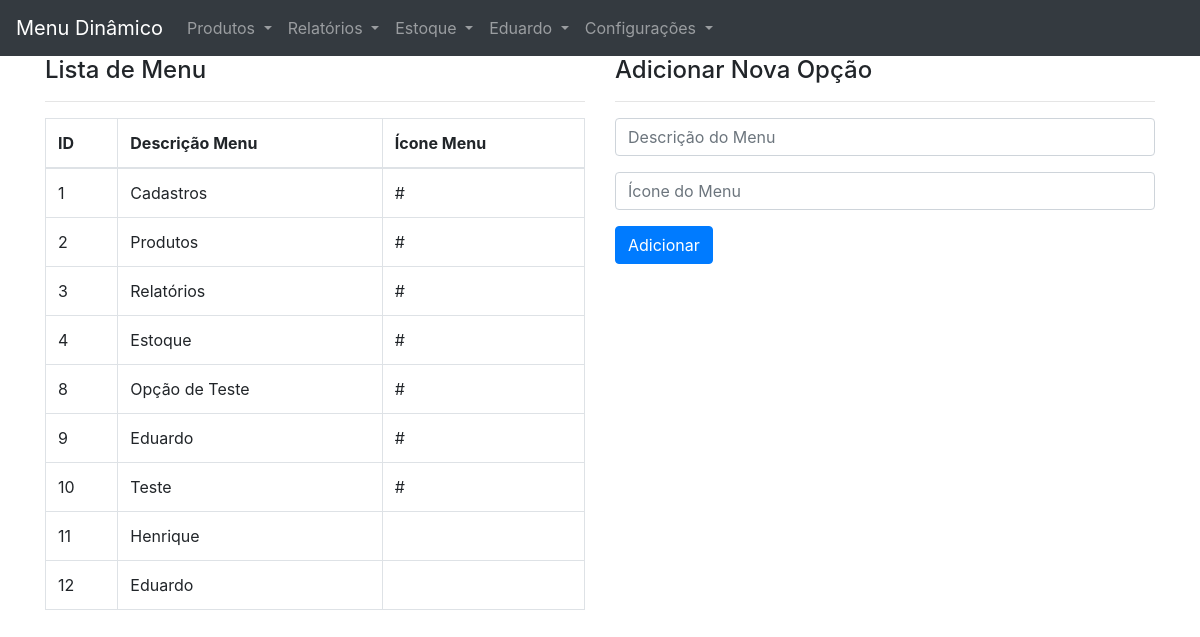
The page /cadastrar_menu.php on the database its author committed.
### tables this page shows
CREATE TABLE `menus` (
  `ID` int(11) NOT NULL,
  `DESCRICAO` varchar(50) NOT NULL,
  `ICONE` varchar(50) NOT NULL,
  `ME_STATUS` varchar(50) NOT NULL
);

### conexao.php (called while the page is built, shortened)
<?php
$USUARIO = 'eduardo.garcia';
?>

### cadastrar_menu.php (the view, shortened to what this page needs)
<!DOCTYPE html>
<html>
<?php include 'cabecalho.php';?>
<body>
<?php include 'menu.php';?>
<div class="container">
	<div class="row">
		<div class="col-md-6">
			<h4>Lista de Menu</h4>
			<hr>
			<table class="table table-bordered">
				<thead>
					<tr>
						<th>ID</th>
						<th>Descrição Menu</th>
						<th>Ícone Menu</th>
					</tr>
				</thead>
				<tbody>
						<?php
						include 'conexao.php';
						$menulistqry="SELECT * FROM MENUS WHERE ME_STATUS = 'Ativo'";
						$menulistres=mysqli_query($con,$menulistqry);
						while ($menudata=mysqli_fetch_assoc($menulistres)) {
						?>
						<tr>
							<td><?php echo $menudata['ID'];?></td>
							<td><?php echo $menudata['DESCRICAO'];?></td>
							<td><?php echo $menudata['ICONE'];?></td>
							</tr>
						<?php
						}
						?>
				</tbody>
			</table>
		</div>
		<div class="col-md-6">
			<h4>Adicionar Nova Opção</h4>
			<hr>
			<form method="post" action="adicionar_menu.php">
				<div class="form-group">
					<input type="text" name="descricao" placeholder="Descrição do Menu" class="form-control" />
				</div>
				<div class="form-group">
					<input type="text" name="icone" placeholder="Ícone do Menu" class="form-control" />
				</div>
				<div class="form-group">
					<input name="menu_submit" class="btn btn-primary" type="submit" value="Adicionar"/>
				</div>
			</form>
		</div>
	</div>
</div>
</body>
</html>

### cabecalho.php (shortened to what this page needs)
<head>
	<link rel="stylesheet" href="https://maxcdn.bootstrapcdn.com/bootstrap/4.0.0/css/bootstrap.min.css">
	<link rel="stylesheet" type="text/css" href="https://cdnjs.cloudflare.com/ajax/libs/font-awesome/4.7.0/css/font-awesome.min.css">
</head>

### menu.php (shortened to what this page needs)
<nav class="navbar navbar-expand-lg navbar-dark bg-dark">
  <a class="navbar-brand" href="index.php">Menu Dinâmico</a>
  <div class="collapse navbar-collapse" id="navbarNavDropdown">
    <ul class="navbar-nav">
<?php
require 'conexao.php';
$q_cargo = "SELECT ID_CARGO, ID FROM USUARIOS WHERE USUARIO = '$USUARIO'";
$r_cargo = mysqli_query($con,$q_cargo);
$cargodata = mysqli_fetch_assoc($r_cargo);
$id_cargo = $cargodata['ID_CARGO'];
$id_usuario = $cargodata['ID'];
$q_menu = "SELECT * FROM MENUS WHERE ME_STATUS = 'Ativo'";
$r_menu=mysqli_query($con,$q_menu);
while($menudata = mysqli_fetch_assoc($r_menu)){
$menu_id = $menudata['ID'];
$submenulistqry = "SELECT * FROM SUB_MENUS
INNER JOIN MENU_CARGOS ON MENU_CARGOS.ID_SUB_MENU = SUB_MENUS.ID
WHERE MC_STATUS = 'Ativo'
AND SUB_MENUS.ID_MENU = '$menu_id'
AND SUB_MENUS.ID IN (SELECT ID_SUB_MENU FROM MENU_USUARIOS
							WHERE ID_USUARIO = '$id_usuario'
							AND PERMISSAO = 'True'
              AND ID_MENU = '$menu_id')
AND MENU_CARGOS.ID_CARGO = '$id_cargo'
ORDER BY ID_SUB_MENU ASC";
$submenulistres=mysqli_query($con,$submenulistqry);
$submenutotal=mysqli_num_rows($submenulistres);
if($submenutotal>0){ ?>
      <li class="nav-item dropdown">
        <a class="nav-link dropdown-toggle" href="#" id="navbarDropdownMenuLink" data-toggle="dropdown" aria-haspopup="true" aria-expanded="false">
         <span><i class="<?php echo $menudata['ICONE'];?>"></i></span>  <?php echo $menudata['DESCRICAO'];?>
        </a>
      </li>
<?php }} ?>
      <li class="nav-item dropdown">
        <a class="nav-link dropdown-toggle" href="#" id="navbarDropdownMenuLink" data-toggle="dropdown" aria-haspopup="true" aria-expanded="false">
          Configurações
        </a>
      </li>
    </ul>
  </div>
</nav>

### rows shown on the page
menus: DESCRICAO "Produtos", ID "2", ICONE "#"
menus: DESCRICAO "Relatórios", ID "3", ICONE "#"
menus: DESCRICAO "Estoque", ID "4", ICONE "#"
menus: DESCRICAO "Eduardo", ID "12"
menus: ID "1", DESCRICAO "Cadastros", ICONE "#"
menus: ID "8", DESCRICAO "Opção de Teste", ICONE "#"
menus: ID "9", DESCRICAO "Eduardo", ICONE "#"
menus: ID "10", DESCRICAO "Teste", ICONE "#"
menus: ID "11", DESCRICAO "Henrique"
